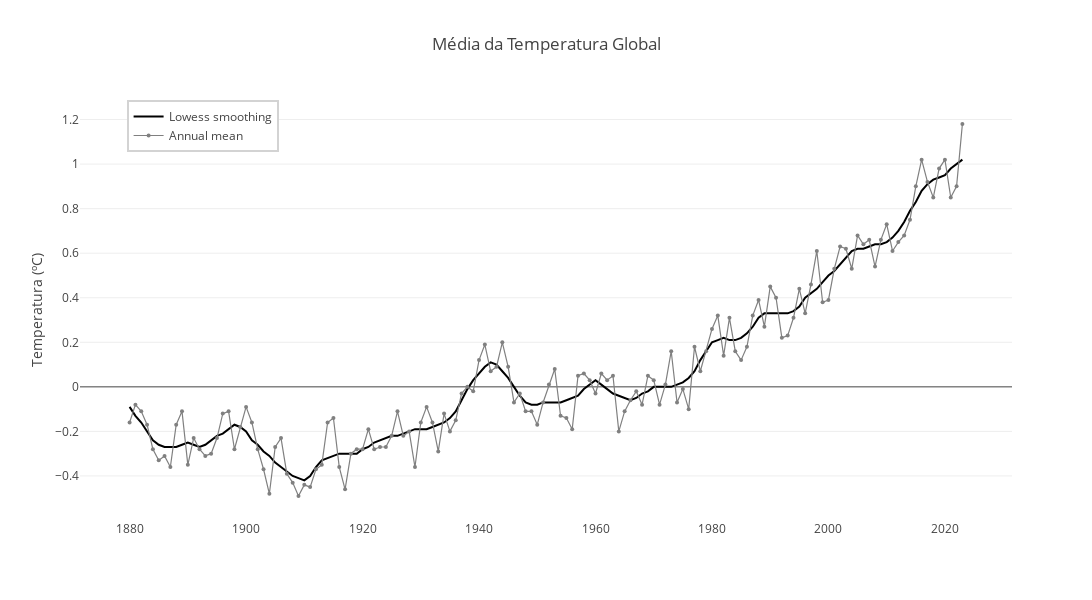

Notebook source saved alongside this figure:
### Code cell
# Emissão de temperatura

fig = go.Figure()


fig.add_trace(go.Scatter(
    x=global_temp['Year'],
    y=global_temp['Lowess(5)'],
    mode='lines',
    name='Lowess smoothing',
    line=dict(color='black', width=2),
    hovertemplate='<b>Year</b>: %{x}<br>'+'<b>Lowess smoothing</b>: %{y:.2f}'+'<extra></extra>'

))


fig.add_trace(go.Scatter(
    x=global_temp['Year'],
    y=global_temp['No_Smoothing'],
    mode='lines+markers',
    name='Annual mean',
    line=dict(color='grey', width=1.2),
    marker=dict(color='grey', size=4),  
    hovertemplate='<b>Year</b>: %{x}<br>'+'<b>Annual mean</b>: %{y:.2f}'+'<extra></extra>'

))


fig.update_layout(
    title_text='Média da Temperatura Global',
    xaxis=dict(gridcolor='white'),  
    yaxis=dict(title='Temperatura (ºC)'),
    template='none',
    width=1200,
    height=600,
    legend=dict(x=0.05, y=1, bordercolor='Lightgray', borderwidth=2),
    hovermode='x'
)

fig.show()

### Figure 1 — Plotly figure (JSON) as saved in the notebook; plotly's stock layout.template omitted (floating-point values rounded to 4 significant figures; data arrays with more than 128 entries replaced by an {"elided": "..."} marker saying what was removed)
{"data": [{"hovertemplate": "<b>Year</b>: %{x}<br><b>Lowess smoothing</b>: %{y:.2f}<extra></extra>", "line": {"color": "black", "width": 2}, "mode": "lines", "name": "Lowess smoothing", "type": "scatter", "x": {"elided": "144 int values"}, "y": {"elided": "144 float values"}}, {"hovertemplate": "<b>Year</b>: %{x}<br><b>Annual mean</b>: %{y:.2f}<extra></extra>", "line": {"color": "grey", "width": 1.2}, "marker": {"color": "grey", "size": 4}, "mode": "lines+markers", "name": "Annual mean", "type": "scatter", "x": {"elided": "144 int values"}, "y": {"elided": "144 float values"}}], "layout": {"height": 600, "hovermode": "x", "legend": {"bordercolor": "Lightgray", "borderwidth": 2, "x": 0.05, "y": 1}, "title": {"text": "Média da Temperatura Global"}, "width": 1200, "xaxis": {"autorange": true, "gridcolor": "white", "range": [1872.0, 2031.0], "type": "linear"}, "yaxis": {"autorange": true, "range": [-0.5977, 1.288], "title": {"text": "Temperatura (ºC)"}, "type": "linear"}}}
